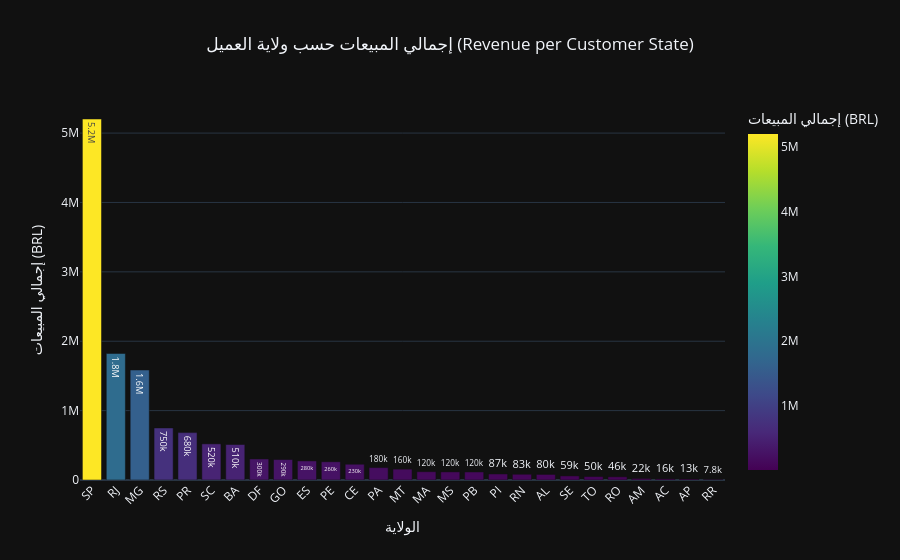

Write notebook code for a chart like this one.
### Markdown cell above
## 🗺️ 6. التحليل الجغرافي وتوزيع العملاء (Geographical Analysis)

في هذا الجزء، سنقوم باستكشاف التوزيع الجغرافي للعملاء لمعرفة أقوى الولايات بيعاً. 
سنقوم بحساب عدد الطلبات وإجمالي المبيعات لكل ولاية (`customer_state`)، ثم نستخدم **Plotly Express** لرسم مخطط تفاعلي يوضح الترتيب.

### Code cell
# 1. تجميع البيانات حسب الولاية لحساب إجمالي المبيعات وعدد الطلبات الفريدة
state_analysis = df_sales.groupby('customer_state').agg(
    total_revenue=('price', 'sum'),
    order_count=('order_id', 'nunique')
).reset_index()

# ترتيب الولايات من الأعلى للأقل مبيعاً
state_analysis = state_analysis.sort_values(by='total_revenue', ascending=False)

# 2. رسم Bar Chart تفاعلي باستخدام Plotly لـ إجمالي المبيعات حسب الولاية
fig_state = px.bar(
    state_analysis, 
    x='customer_state', 
    y='total_revenue',
    title='إجمالي المبيعات حسب ولاية العميل (Revenue per Customer State)',
    labels={'customer_state': 'الولاية', 'total_revenue': 'إجمالي المبيعات (BRL)'},
    text_auto='.2s', # إظهار الأرقام فوق الأعمدة بشكل مختصر ذكي
    color='total_revenue', # تلوين الأعمدة حسب حجم المبيعات
    color_continuous_scale='Viridis'
)

# تحسين المظهر
fig_state.update_layout(title_x=0.5, template='plotly_dark', xaxis_tickangle=-45)
fig_state.show()

### Figure 1 — Plotly figure (JSON) as saved in the notebook; plotly's stock layout.template omitted (floating-point values rounded to 4 significant figures)
{"data": [{"hovertemplate": "الولاية=%{x}<br>إجمالي المبيعات (BRL)=%{marker.color}<extra></extra>", "legendgroup": "", "marker": {"color": [5203000.0, 1824000.0, 1585000.0, 750300.0, 683100.0, 520600.0, 511300.0, 302600.0, 294600.0, 275000.0, 262800.0, 227300.0, 178900.0, 156500.0, 119600.0, 116800.0, 115300.0, 86910.0, 83030.0, 80310.0, 58920.0, 49620.0, 46140.0, 22360.0, 15980.0, 13470.0, 7829.0], "coloraxis": "coloraxis", "pattern": {"shape": ""}}, "name": "", "orientation": "v", "showlegend": false, "textposition": "auto", "texttemplate": "%{y:.2s}", "type": "bar", "x": ["SP", "RJ", "MG", "RS", "PR", "SC", "BA", "DF", "GO", "ES", "PE", "CE", "PA", "MT", "MA", "MS", "PB", "PI", "RN", "AL", "SE", "TO", "RO", "AM", "AC", "AP", "RR"], "xaxis": "x", "y": [5203000.0, 1824000.0, 1585000.0, 750300.0, 683100.0, 520600.0, 511300.0, 302600.0, 294600.0, 275000.0, 262800.0, 227300.0, 178900.0, 156500.0, 119600.0, 116800.0, 115300.0, 86910.0, 83030.0, 80310.0, 58920.0, 49620.0, 46140.0, 22360.0, 15980.0, 13470.0, 7829.0], "yaxis": "y"}], "layout": {"barmode": "relative", "coloraxis": {"colorbar": {"title": {"text": "إجمالي المبيعات (BRL)"}}, "colorscale": [[0, "#440154"], [0.1111, "#482878"], [0.2222, "#3e4989"], [0.3333, "#31688e"], [0.4444, "#26828e"], [0.5556, "#1f9e89"], [0.6667, "#35b779"], [0.7778, "#6ece58"], [0.8889, "#b5de2b"], [1, "#fde725"]]}, "legend": {"tracegroupgap": 0}, "title": {"text": "إجمالي المبيعات حسب ولاية العميل (Revenue per Customer State)", "x": 0.5}, "xaxis": {"anchor": "y", "domain": [0, 1], "tickangle": -45, "title": {"text": "الولاية"}}, "yaxis": {"anchor": "x", "domain": [0, 1], "title": {"text": "إجمالي المبيعات (BRL)"}}}}
